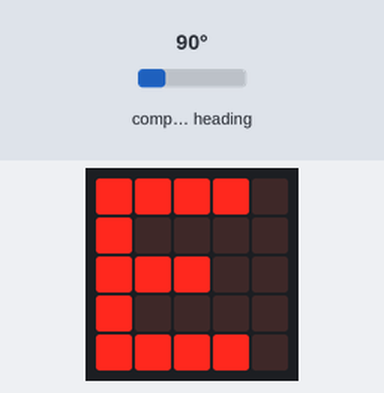
Simulated run of this program. Board: BBC micro:bit running MicroPython. Shown: the board's 5×5 LED display. Inputs (shaded band) come from the test bench; at power-on: compass heading 90°. The compass is already calibrated.

Above: at 1.6 s.
1.7 s: compass heading set to 7°
At 2.8 s:
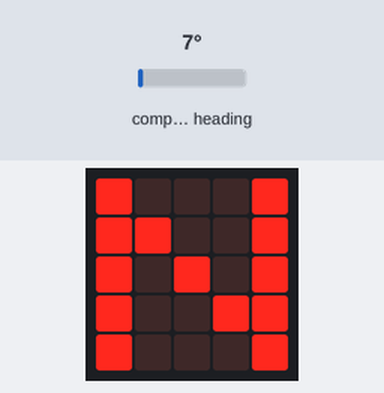
5.5 s: compass heading set to 180°
At 6.6 s:
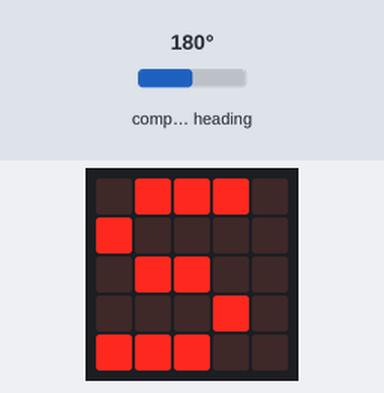
9.6 s: compass heading set to 269°
At 10.8 s:
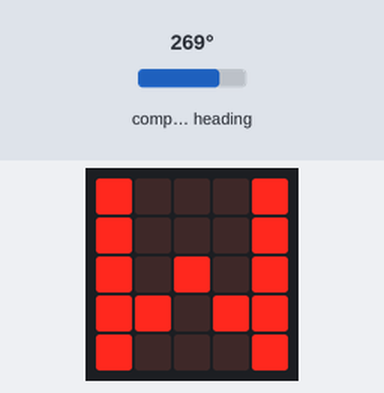
13.7 s: compass heading set to 255°
15.5 s: compass heading set to 194°
17.0 s: compass heading set to 187°
At 17.8 s:
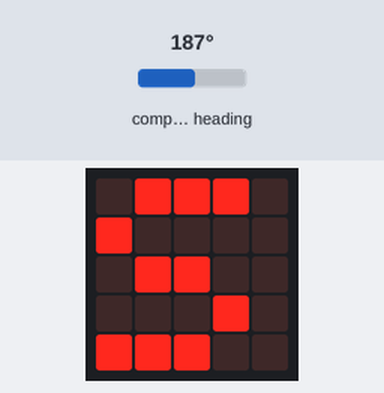
Timing chart, 0 to 20.0 s (numbered marks = the images above; inputs shaded):
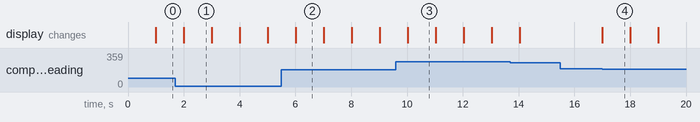

The program:

Brujula_con_Letras.py
```python
from microbit import *

#compass.calibrate()

while True:

    grado = compass.heading()

    if grado >= 350 or grado <= 10:

        display.show("N", delay=1000, clear=True)

    elif grado >= 80 and grado <= 110:

        display.show("E", delay=1000, clear=True)

    elif grado >= 170 and grado <= 190:

        display.show("S", delay=1000, clear=True)

    elif grado >= 260 and grado <= 280:

        display.show("W", delay=1000, clear=True)
```

Measured:
- the behaviour switches between 191 and 190° on compass heading (found by bisection; images 3 and 4)
- after the input at 1.7 s, the display: first differs from a run without the input after 0.31 s (image 1)
- after the input at 5.5 s, the display: first differs from a run without the input after 0.51 s (image 2)
- after the input at 9.6 s, the display: first differs from a run without the input after 0.42 s (image 3)
- after the input at 15.5 s, every drawn part: stays the same
- after the input at 17.0 s, the display: changes at once (image 4)
- what the display in image 1 shows lasts 1.0 s, from 2.0 s to 3.0 s
